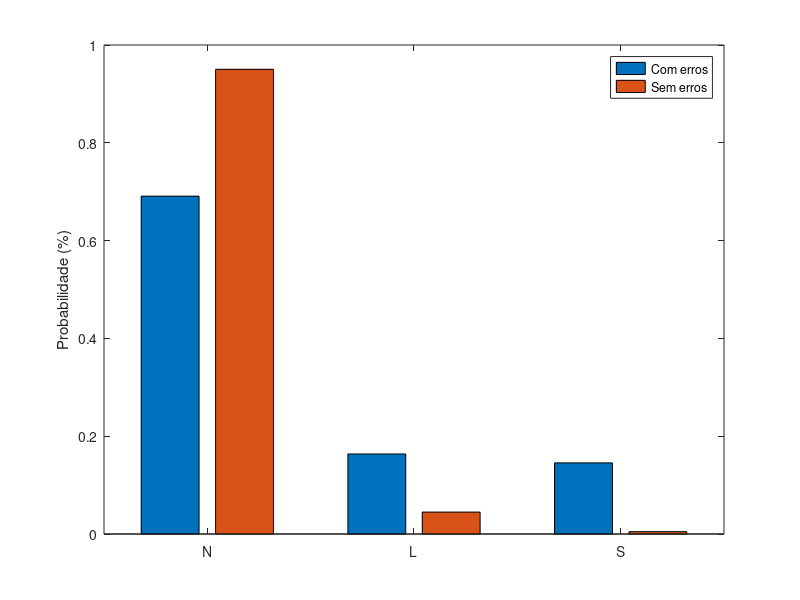

Write the MATLAB code that produced this figure. (Note: this script raises an error after producing the figure.)
% Três estados possíveis:
% N, L e S
% que acontecem respetivamente:
% 95, 4.5 e 0.5 por cento das vezes
% com três probabilidades de os pacotes terem erros nos estados respetivos:
% 0.1, 0.5 e 4

%% 1.a
% Qual a probabilidade de o pacote recebido conter erros e o estado ser o N

pN = 0.95;
pDadoN = 0.001;

pErroN = pN * pDadoN

%% 1.b
% qual a probabilidade de dado um pacote recebido, conter erros

pL = 0.045;
pS = 0.005;

pDadoL = 0.005;
pDadoS = 0.04;

pErro = pN * pDadoN + pL * pDadoL + pS * pDadoS

%% 1.c
% qual a probabilidade de estarmos no estado S sendo que o pacote recebido
% tem erros

pS_dadoErro = (pS * pDadoS) / pErro

%% 1.d
% probabilidade de
% estarmos no estado L sendo que o pacote recebido não tem erros

pL_dadoNaoErro = (pL * (1 - pDadoL)) / (1 - pErro)


%% 1.e
% desenha um grafico com a probabilidade de estarmos em cada um dos estados
% quando o pacote é recebido com e sem erros

pEstados_dadoErro = [pN*pDadoN, pL*pDadoL, pS*pDadoS] / pErro;
pEstados_dadoNaoErro = [pN*(1-pDadoN), pL*(1-pDadoL), pS*(1-pDadoS)] / (1-pErro);

bar([pEstados_dadoErro; pEstados_dadoNaoErro].')
set(gca, 'XTickLabel', {'N', 'L', 'S'})
legend('Com erros', 'Sem erros', 'Location', 'best')
ylabel('Probabilidade (%)')
ytickformat('percentage')
xlabel('Estado')
title('Probabilidade dos estados condicionada ao recebimento')
grid on
